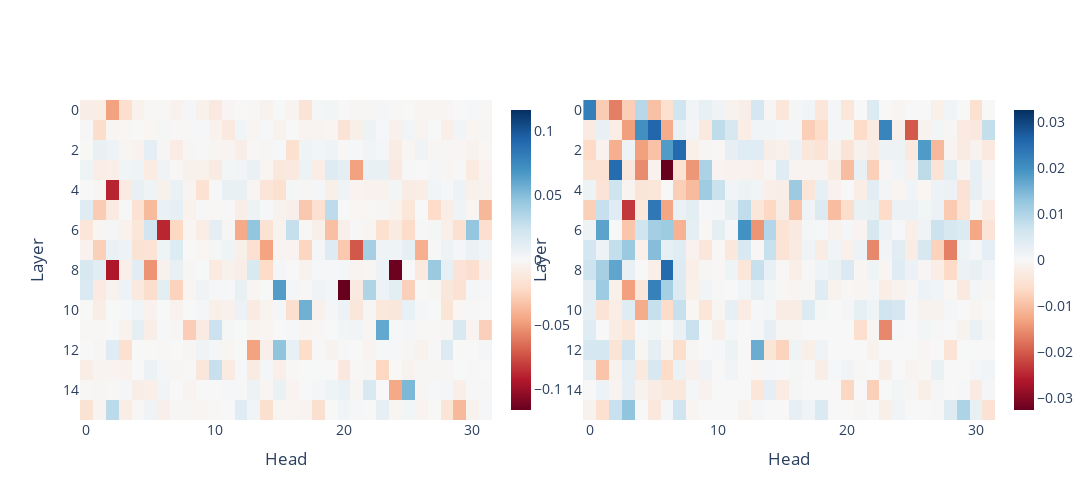

Notebook code cell kept with this figure:
### Code cell
import torch
import plotly.graph_objects as go
from plotly.subplots import make_subplots

tensor1 = act_patching_tensor
tensor2 = heatmap_tensor

fig = make_subplots(
    rows=1, cols=2,
    horizontal_spacing=0.05, 
    subplot_titles=("", ""),
)

# Left heatmap
fig.add_trace(
    go.Heatmap(
        z=tensor1.numpy(),
        colorscale="RdBu",
        zmid=0,
        showscale=True,
        colorbar=dict(
            title="",
            thickness=20,
            # Position the left colorbar a bit to the right of the left domain
            x=0.46,        # 0 = far left, 1 = far right
            xanchor="left"
        ),
    ),
    row=1, col=1
)

# Right heatmap
fig.add_trace(
    go.Heatmap(
        z=tensor2.numpy(),
        colorscale="RdBu",
        zmid=0,
        showscale=True,
        colorbar=dict(
            title="",
            thickness=20,
            # Place the right colorbar well to the right
            x=1.01,
            xanchor="left"
        ),
    ),
    row=1, col=2
)

# -- Make the left subplot narrower and shifted left
fig.update_xaxes(domain=[0.0, 0.45], row=1, col=1)  # 30% of total width
# -- Shift the right subplot further right
fig.update_xaxes(domain=[0.55, 1.0], row=1, col=2) # starts at 0.45, ends at 0.8

fig.update_yaxes(title_text="Layer", row=1, col=1)
fig.update_yaxes(title_text="Layer", row=1, col=2)
fig.update_xaxes(title_text="Head", row=1, col=1)
fig.update_xaxes(title_text="Head", row=1, col=2)
fig.update_yaxes(autorange="reversed", row=1, col=1)
fig.update_yaxes(autorange="reversed", row=1, col=2)

fig.update_layout(
    width=1500,                # <--- Force a smaller figure width in pixels
    height=500,
    font=dict(size=14)
)
fig.show()

### Figure 1 — Plotly figure (JSON) as saved in the notebook; plotly's stock layout.template omitted (floating-point values rounded to 4 significant figures; data arrays with more than 128 entries replaced by an {"elided": "..."} marker saying what was removed)
{"data": [{"colorbar": {"thickness": 20, "title": {"text": ""}, "x": 0.46, "xanchor": "left"}, "colorscale": [[0, "rgb(103,0,31)"], [0.1, "rgb(178,24,43)"], [0.2, "rgb(214,96,77)"], [0.3, "rgb(244,165,130)"], [0.4, "rgb(253,219,199)"], [0.5, "rgb(247,247,247)"], [0.6, "rgb(209,229,240)"], [0.7, "rgb(146,197,222)"], [0.8, "rgb(67,147,195)"], [0.9, "rgb(33,102,172)"], [1, "rgb(5,48,97)"]], "showscale": true, "type": "heatmap", "xaxis": "x", "yaxis": "y", "z": {"elided": "16x32 float values"}, "zmid": 0}, {"colorbar": {"thickness": 20, "title": {"text": ""}, "x": 1.01, "xanchor": "left"}, "colorscale": [[0, "rgb(103,0,31)"], [0.1, "rgb(178,24,43)"], [0.2, "rgb(214,96,77)"], [0.3, "rgb(244,165,130)"], [0.4, "rgb(253,219,199)"], [0.5, "rgb(247,247,247)"], [0.6, "rgb(209,229,240)"], [0.7, "rgb(146,197,222)"], [0.8, "rgb(67,147,195)"], [0.9, "rgb(33,102,172)"], [1, "rgb(5,48,97)"]], "showscale": true, "type": "heatmap", "xaxis": "x2", "yaxis": "y2", "z": {"elided": "16x32 float values"}, "zmid": 0}], "layout": {"font": {"size": 14}, "height": 500, "width": 1500, "xaxis": {"anchor": "y", "domain": [0, 0.45], "title": {"text": "Head"}}, "xaxis2": {"anchor": "y2", "domain": [0.55, 1], "title": {"text": "Head"}}, "yaxis": {"anchor": "x", "autorange": "reversed", "domain": [0, 1], "title": {"text": "Layer"}}, "yaxis2": {"anchor": "x2", "autorange": "reversed", "domain": [0, 1], "title": {"text": "Layer"}}}}
